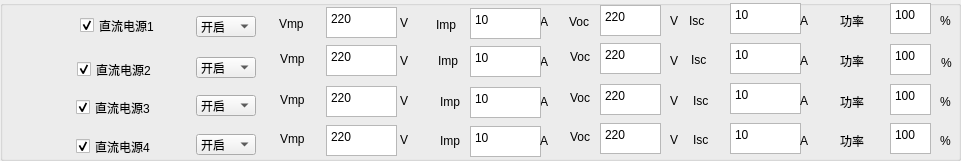
  <widget class="QGroupBox" name="groupBox_2">
   <property name="geometry">
    <rect>
     <x>0</x>
     <y>90</y>
     <width>961</width>
     <height>161</height>
    </rect>
   </property>
   <property name="title">
    <string/>
   </property>
   <widget class="QLabel" name="label_17">
    <property name="geometry">
     <rect>
      <x>280</x>
      <y>90</y>
      <width>31</width>
      <height>20</height>
     </rect>
    </property>
    <property name="text">
     <string>Vmp</string>
    </property>
   </widget>
   <widget class="QTextEdit" name="textEdit_S1_DC2_Isc">
    <property name="geometry">
     <rect>
      <x>730</x>
      <y>43</y>
      <width>71</width>
      <height>31</height>
     </rect>
    </property>
    <property name="html">
     <string>&lt;!DOCTYPE HTML PUBLIC &quot;-//W3C//DTD HTML 4.0//EN&quot; &quot;http://www.w3.org/TR/REC-html40/strict.dtd&quot;&gt;
&lt;html&gt;&lt;head&gt;&lt;meta name=&quot;qrichtext&quot; content=&quot;1&quot; /&gt;&lt;style type=&quot;text/css&quot;&gt;
p, li { white-space: pre-wrap; }
&lt;/style&gt;&lt;/head&gt;&lt;body style=&quot; font-family:'宋体'; font-size:10pt; font-weight:400; font-style:normal;&quot;&gt;
&lt;p style=&quot; margin-top:0px; margin-bottom:0px; margin-left:0px; margin-right:0px; -qt-block-indent:0; text-indent:0px;&quot;&gt;&lt;span style=&quot; font-family:'SimSun'; font-size:9pt;&quot;&gt;10&lt;/span&gt;&lt;/p&gt;&lt;/body&gt;&lt;/html&gt;</string>
    </property>
   </widget>
   <widget class="QTextEdit" name="textEdit_S1_DC2_PF">
    <property name="geometry">
     <rect>
      <x>890</x>
      <y>44</y>
      <width>41</width>
      <height>31</height>
     </rect>
    </property>
    <property name="html">
     <string>&lt;!DOCTYPE HTML PUBLIC &quot;-//W3C//DTD HTML 4.0//EN&quot; &quot;http://www.w3.org/TR/REC-html40/strict.dtd&quot;&gt;
&lt;html&gt;&lt;head&gt;&lt;meta name=&quot;qrichtext&quot; content=&quot;1&quot; /&gt;&lt;style type=&quot;text/css&quot;&gt;
p, li { white-space: pre-wrap; }
&lt;/style&gt;&lt;/head&gt;&lt;body style=&quot; font-family:'宋体'; font-size:10pt; font-weight:400; font-style:normal;&quot;&gt;
&lt;p style=&quot; margin-top:0px; margin-bottom:0px; margin-left:0px; margin-right:0px; -qt-block-indent:0; text-indent:0px;&quot;&gt;&lt;span style=&quot; font-family:'SimSun'; font-size:9pt;&quot;&gt;100&lt;/span&gt;&lt;/p&gt;&lt;/body&gt;&lt;/html&gt;</string>
    </property>
   </widget>
   <widget class="QTextEdit" name="textEdit_S1_DC3_Voc">
    <property name="geometry">
     <rect>
      <x>600</x>
      <y>84</y>
      <width>61</width>
      <height>31</height>
     </rect>
    </property>
    <property name="html">
     <string>&lt;!DOCTYPE HTML PUBLIC &quot;-//W3C//DTD HTML 4.0//EN&quot; &quot;http://www.w3.org/TR/REC-html40/strict.dtd&quot;&gt;
&lt;html&gt;&lt;head&gt;&lt;meta name=&quot;qrichtext&quot; content=&quot;1&quot; /&gt;&lt;style type=&quot;text/css&quot;&gt;
p, li { white-space: pre-wrap; }
&lt;/style&gt;&lt;/head&gt;&lt;body style=&quot; font-family:'宋体'; font-size:10pt; font-weight:400; font-style:normal;&quot;&gt;
&lt;p style=&quot; margin-top:0px; margin-bottom:0px; margin-left:0px; margin-right:0px; -qt-block-indent:0; text-indent:0px;&quot;&gt;&lt;span style=&quot; font-family:'SimSun'; font-size:9pt;&quot;&gt;220&lt;/span&gt;&lt;/p&gt;&lt;/body&gt;&lt;/html&gt;</string>
    </property>
   </widget>
   <widget class="QTextEdit" name="textEdit_S1_DC3_Isc">
    <property name="geometry">
     <rect>
      <x>730</x>
      <y>83</y>
      <width>71</width>
      <height>31</height>
     </rect>
    </property>
    <property name="html">
     <string>&lt;!DOCTYPE HTML PUBLIC &quot;-//W3C//DTD HTML 4.0//EN&quot; &quot;http://www.w3.org/TR/REC-html40/strict.dtd&quot;&gt;
&lt;html&gt;&lt;head&gt;&lt;meta name=&quot;qrichtext&quot; content=&quot;1&quot; /&gt;&lt;style type=&quot;text/css&quot;&gt;
p, li { white-space: pre-wrap; }
&lt;/style&gt;&lt;/head&gt;&lt;body style=&quot; font-family:'宋体'; font-size:10pt; font-weight:400; font-style:normal;&quot;&gt;
&lt;p style=&quot; margin-top:0px; margin-bottom:0px; margin-left:0px; margin-right:0px; -qt-block-indent:0; text-indent:0px;&quot;&gt;&lt;span style=&quot; font-family:'SimSun'; font-size:9pt;&quot;&gt;10&lt;/span&gt;&lt;/p&gt;&lt;/body&gt;&lt;/html&gt;</string>
    </property>
   </widget>
   <widget class="QLabel" name="label_110">
    <property name="geometry">
     <rect>
      <x>400</x>
      <y>13</y>
      <width>16</width>
      <height>20</height>
     </rect>
    </property>
    <property name="text">
     <string>V</string>
    </property>
   </widget>
   <widget class="QTextEdit" name="textEdit_S1_DC1_Isc">
    <property name="geometry">
     <rect>
      <x>730</x>
      <y>3</y>
      <width>71</width>
      <height>31</height>
     </rect>
    </property>
    <property name="html">
     <string>&lt;!DOCTYPE HTML PUBLIC &quot;-//W3C//DTD HTML 4.0//EN&quot; &quot;http://www.w3.org/TR/REC-html40/strict.dtd&quot;&gt;
&lt;html&gt;&lt;head&gt;&lt;meta name=&quot;qrichtext&quot; content=&quot;1&quot; /&gt;&lt;style type=&quot;text/css&quot;&gt;
p, li { white-space: pre-wrap; }
&lt;/style&gt;&lt;/head&gt;&lt;body style=&quot; font-family:'宋体'; font-size:10pt; font-weight:400; font-style:normal;&quot;&gt;
&lt;p style=&quot; margin-top:0px; margin-bottom:0px; margin-left:0px; margin-right:0px; -qt-block-indent:0; text-indent:0px;&quot;&gt;&lt;span style=&quot; font-family:'SimSun'; font-size:9pt;&quot;&gt;10&lt;/span&gt;&lt;/p&gt;&lt;/body&gt;&lt;/html&gt;</string>
    </property>
   </widget>
   <widget class="QLabel" name="label_125">
    <property name="geometry">
     <rect>
      <x>440</x>
      <y>133</y>
      <width>31</width>
      <height>16</height>
     </rect>
    </property>
    <property name="text">
     <string>Imp</string>
    </property>
   </widget>
   <widget class="QLabel" name="label_128">
    <property name="geometry">
     <rect>
      <x>800</x>
      <y>53</y>
      <width>16</width>
      <height>16</height>
     </rect>
    </property>
    <property name="text">
     <string>A</string>
    </property>
   </widget>
   <widget class="QLabel" name="label_112">
    <property name="geometry">
     <rect>
      <x>941</x>
      <y>55</y>
      <width>16</width>
      <height>16</height>
     </rect>
    </property>
    <property name="text">
     <string>%</string>
    </property>
   </widget>
   <widget class="QTextEdit" name="textEdit_S1_DC1_VOLT">
    <property name="geometry">
     <rect>
      <x>326</x>
      <y>7</y>
      <width>71</width>
      <height>31</height>
     </rect>
    </property>
    <property name="html">
     <string>&lt;!DOCTYPE HTML PUBLIC &quot;-//W3C//DTD HTML 4.0//EN&quot; &quot;http://www.w3.org/TR/REC-html40/strict.dtd&quot;&gt;
&lt;html&gt;&lt;head&gt;&lt;meta name=&quot;qrichtext&quot; content=&quot;1&quot; /&gt;&lt;style type=&quot;text/css&quot;&gt;
p, li { white-space: pre-wrap; }
&lt;/style&gt;&lt;/head&gt;&lt;body style=&quot; font-family:'宋体'; font-size:10pt; font-weight:400; font-style:normal;&quot;&gt;
&lt;p style=&quot; margin-top:0px; margin-bottom:0px; margin-left:0px; margin-right:0px; -qt-block-indent:0; text-indent:0px;&quot;&gt;&lt;span style=&quot; font-family:'SimSun'; font-size:9pt;&quot;&gt;220&lt;/span&gt;&lt;/p&gt;&lt;/body&gt;&lt;/html&gt;</string>
    </property>
   </widget>
   <widget class="QLabel" name="label_55">
    <property name="geometry">
     <rect>
      <x>940</x>
      <y>13</y>
      <width>16</width>
      <height>16</height>
     </rect>
    </property>
    <property name="text">
     <string>%</string>
    </property>
   </widget>
   <widget class="QLabel" name="label_116">
    <property name="geometry">
     <rect>
      <x>840</x>
      <y>94</y>
      <width>41</width>
      <height>16</height>
     </rect>
    </property>
    <property name="text">
     <string>功率</string>
    </property>
   </widget>
   <widget class="QComboBox" name="comboBox_S1_DC4">
    <property name="geometry">
     <rect>
      <x>196</x>
      <y>134</y>
      <width>60</width>
      <height>21</height>
     </rect>
    </property>
    <item>
     <property name="text">
      <string>开启</string>
     </property>
    </item>
    <item>
     <property name="text">
      <string>关闭</string>
     </property>
    </item>
   </widget>
   <widget class="QCheckBox" name="checkBox_S1_DC4">
    <property name="geometry">
     <rect>
      <x>76</x>
      <y>126</y>
      <width>111</width>
      <height>41</height>
     </rect>
    </property>
    <property name="text">
     <string>直流电源4</string>
    </property>
    <property name="checked">
     <bool>true</bool>
    </property>
   </widget>
   <widget class="QLabel" name="label_109">
    <property name="geometry">
     <rect>
      <x>670</x>
      <y>13</y>
      <width>16</width>
      <height>16</height>
     </rect>
    </property>
    <property name="text">
     <string>V</string>
    </property>
   </widget>
   <widget class="QLabel" name="label_57">
    <property name="geometry">
     <rect>
      <x>540</x>
      <y>94</y>
      <width>16</width>
      <height>16</height>
     </rect>
    </property>
    <property name="text">
     <string>A</string>
    </property>
   </widget>
   <widget class="QLabel" name="label_105">
    <property name="geometry">
     <rect>
      <x>693</x>
      <y>132</y>
      <width>31</width>
      <height>16</height>
     </rect>
    </property>
    <property name="text">
     <string>Isc</string>
    </property>
   </widget>
   <widget class="QTextEdit" name="textEdit_S1_DC3_VOLT">
    <property name="geometry">
     <rect>
      <x>326</x>
      <y>86</y>
      <width>71</width>
      <height>31</height>
     </rect>
    </property>
    <property name="html">
     <string>&lt;!DOCTYPE HTML PUBLIC &quot;-//W3C//DTD HTML 4.0//EN&quot; &quot;http://www.w3.org/TR/REC-html40/strict.dtd&quot;&gt;
&lt;html&gt;&lt;head&gt;&lt;meta name=&quot;qrichtext&quot; content=&quot;1&quot; /&gt;&lt;style type=&quot;text/css&quot;&gt;
p, li { white-space: pre-wrap; }
&lt;/style&gt;&lt;/head&gt;&lt;body style=&quot; font-family:'宋体'; font-size:10pt; font-weight:400; font-style:normal;&quot;&gt;
&lt;p style=&quot; margin-top:0px; margin-bottom:0px; margin-left:0px; margin-right:0px; -qt-block-indent:0; text-indent:0px;&quot;&gt;&lt;span style=&quot; font-family:'SimSun'; font-size:9pt;&quot;&gt;220&lt;/span&gt;&lt;/p&gt;&lt;/body&gt;&lt;/html&gt;</string>
    </property>
   </widget>
   <widget class="QLabel" name="label_120">
    <property name="geometry">
     <rect>
      <x>436</x>
      <y>14</y>
      <width>31</width>
      <height>21</height>
     </rect>
    </property>
    <property name="text">
     <string>Imp</string>
    </property>
   </widget>
   <widget class="QLabel" name="label_14">
    <property name="geometry">
     <rect>
      <x>280</x>
      <y>49</y>
      <width>31</width>
      <height>20</height>
     </rect>
    </property>
    <property name="text">
     <string>Vmp</string>
    </property>
   </widget>
   <widget class="QLabel" name="label_59">
    <property name="geometry">
     <rect>
      <x>691</x>
      <y>52</y>
      <width>31</width>
      <height>16</height>
     </rect>
    </property>
    <property name="text">
     <string>Isc</string>
    </property>
   </widget>
   <widget class="QLabel" name="label_13">
    <property name="geometry">
     <rect>
      <x>279</x>
      <y>13</y>
      <width>41</width>
      <height>21</height>
     </rect>
    </property>
    <property name="text">
     <string>Vmp</string>
    </property>
   </widget>
   <widget class="QLabel" name="label_53">
    <property name="geometry">
     <rect>
      <x>540</x>
      <y>54</y>
      <width>16</width>
      <height>16</height>
     </rect>
    </property>
    <property name="text">
     <string>A</string>
    </property>
   </widget>
   <widget class="QComboBox" name="comboBox_S1_DC1">
    <property name="geometry">
     <rect>
      <x>196</x>
      <y>16</y>
      <width>60</width>
      <height>21</height>
     </rect>
    </property>
    <item>
     <property name="text">
      <string>开启</string>
     </property>
    </item>
    <item>
     <property name="text">
      <string>关闭</string>
     </property>
    </item>
   </widget>
   <widget class="QCheckBox" name="checkBox_S1_DC3">
    <property name="geometry">
     <rect>
      <x>76</x>
      <y>87</y>
      <width>111</width>
      <height>41</height>
     </rect>
    </property>
    <property name="text">
     <string>直流电源3</string>
    </property>
    <property name="checked">
     <bool>true</bool>
    </property>
   </widget>
   <widget class="QTextEdit" name="textEdit_S1_DC4_VOLT">
    <property name="geometry">
     <rect>
      <x>326</x>
      <y>125</y>
      <width>71</width>
      <height>31</height>
     </rect>
    </property>
    <property name="html">
     <string>&lt;!DOCTYPE HTML PUBLIC &quot;-//W3C//DTD HTML 4.0//EN&quot; &quot;http://www.w3.org/TR/REC-html40/strict.dtd&quot;&gt;
&lt;html&gt;&lt;head&gt;&lt;meta name=&quot;qrichtext&quot; content=&quot;1&quot; /&gt;&lt;style type=&quot;text/css&quot;&gt;
p, li { white-space: pre-wrap; }
&lt;/style&gt;&lt;/head&gt;&lt;body style=&quot; font-family:'宋体'; font-size:10pt; font-weight:400; font-style:normal;&quot;&gt;
&lt;p style=&quot; margin-top:0px; margin-bottom:0px; margin-left:0px; margin-right:0px; -qt-block-indent:0; text-indent:0px;&quot;&gt;&lt;span style=&quot; font-family:'SimSun'; font-size:9pt;&quot;&gt;220&lt;/span&gt;&lt;/p&gt;&lt;/body&gt;&lt;/html&gt;</string>
    </property>
   </widget>
   <widget class="QLabel" name="label_58">
    <property name="geometry">
     <rect>
      <x>440</x>
      <y>94</y>
      <width>31</width>
      <height>16</height>
     </rect>
    </property>
    <property name="text">
     <string>Imp</string>
    </property>
   </widget>
   <widget class="QLabel" name="label_129">
    <property name="geometry">
     <rect>
      <x>840</x>
      <y>53</y>
      <width>41</width>
      <height>16</height>
     </rect>
    </property>
    <property name="text">
     <string>功率</string>
    </property>
   </widget>
   <widget class="QComboBox" name="comboBox_S1_DC2">
    <property name="geometry">
     <rect>
      <x>196</x>
      <y>57</y>
      <width>60</width>
      <height>21</height>
     </rect>
    </property>
    <item>
     <property name="text">
      <string>开启</string>
     </property>
    </item>
    <item>
     <property name="text">
      <string>关闭</string>
     </property>
    </item>
   </widget>
   <widget class="QTextEdit" name="textEdit_S1_DC2_VOLT">
    <property name="geometry">
     <rect>
      <x>326</x>
      <y>45</y>
      <width>71</width>
      <height>31</height>
     </rect>
    </property>
    <property name="html">
     <string>&lt;!DOCTYPE HTML PUBLIC &quot;-//W3C//DTD HTML 4.0//EN&quot; &quot;http://www.w3.org/TR/REC-html40/strict.dtd&quot;&gt;
&lt;html&gt;&lt;head&gt;&lt;meta name=&quot;qrichtext&quot; content=&quot;1&quot; /&gt;&lt;style type=&quot;text/css&quot;&gt;
p, li { white-space: pre-wrap; }
&lt;/style&gt;&lt;/head&gt;&lt;body style=&quot; font-family:'宋体'; font-size:10pt; font-weight:400; font-style:normal;&quot;&gt;
&lt;p style=&quot; margin-top:0px; margin-bottom:0px; margin-left:0px; margin-right:0px; -qt-block-indent:0; text-indent:0px;&quot;&gt;&lt;span style=&quot; font-family:'SimSun'; font-size:9pt;&quot;&gt;220&lt;/span&gt;&lt;/p&gt;&lt;/body&gt;&lt;/html&gt;</string>
    </property>
   </widget>
   <widget class="QTextEdit" name="textEdit_S1_DC3_PF">
    <property name="geometry">
     <rect>
      <x>890</x>
      <y>84</y>
      <width>41</width>
      <height>31</height>
     </rect>
    </property>
    <property name="html">
     <string>&lt;!DOCTYPE HTML PUBLIC &quot;-//W3C//DTD HTML 4.0//EN&quot; &quot;http://www.w3.org/TR/REC-html40/strict.dtd&quot;&gt;
&lt;html&gt;&lt;head&gt;&lt;meta name=&quot;qrichtext&quot; content=&quot;1&quot; /&gt;&lt;style type=&quot;text/css&quot;&gt;
p, li { white-space: pre-wrap; }
&lt;/style&gt;&lt;/head&gt;&lt;body style=&quot; font-family:'宋体'; font-size:10pt; font-weight:400; font-style:normal;&quot;&gt;
&lt;p style=&quot; margin-top:0px; margin-bottom:0px; margin-left:0px; margin-right:0px; -qt-block-indent:0; text-indent:0px;&quot;&gt;&lt;span style=&quot; font-family:'SimSun'; font-size:9pt;&quot;&gt;100&lt;/span&gt;&lt;/p&gt;&lt;/body&gt;&lt;/html&gt;</string>
    </property>
   </widget>
   <widget class="QLabel" name="label_117">
    <property name="geometry">
     <rect>
      <x>940</x>
      <y>133</y>
      <width>16</width>
      <height>16</height>
     </rect>
    </property>
    <property name="text">
     <string>%</string>
    </property>
   </widget>
   <widget class="QLabel" name="label_51">
    <property name="geometry">
     <rect>
      <x>670</x>
      <y>53</y>
      <width>16</width>
      <height>16</height>
     </rect>
    </property>
    <property name="text">
     <string>V</string>
    </property>
   </widget>
   <widget class="QTextEdit" name="textEdit_S1_DC4_CURR">
    <property name="geometry">
     <rect>
      <x>470</x>
      <y>126</y>
      <width>71</width>
      <height>31</height>
     </rect>
    </property>
    <property name="html">
     <string>&lt;!DOCTYPE HTML PUBLIC &quot;-//W3C//DTD HTML 4.0//EN&quot; &quot;http://www.w3.org/TR/REC-html40/strict.dtd&quot;&gt;
&lt;html&gt;&lt;head&gt;&lt;meta name=&quot;qrichtext&quot; content=&quot;1&quot; /&gt;&lt;style type=&quot;text/css&quot;&gt;
p, li { white-space: pre-wrap; }
&lt;/style&gt;&lt;/head&gt;&lt;body style=&quot; font-family:'宋体'; font-size:10pt; font-weight:400; font-style:normal;&quot;&gt;
&lt;p style=&quot; margin-top:0px; margin-bottom:0px; margin-left:0px; margin-right:0px; -qt-block-indent:0; text-indent:0px;&quot;&gt;&lt;span style=&quot; font-family:'SimSun'; font-size:9pt;&quot;&gt;10&lt;/span&gt;&lt;/p&gt;&lt;/body&gt;&lt;/html&gt;</string>
    </property>
   </widget>
   <widget class="QLabel" name="label_101">
    <property name="geometry">
     <rect>
      <x>693</x>
      <y>93</y>
      <width>31</width>
      <height>16</height>
     </rect>
    </property>
    <property name="text">
     <string>Isc</string>
    </property>
   </widget>
   <widget class="QLabel" name="label_127">
    <property name="geometry">
     <rect>
      <x>400</x>
      <y>93</y>
      <width>16</width>
      <height>16</height>
     </rect>
    </property>
    <property name="text">
     <string>V</string>
    </property>
   </widget>
   <widget class="QLabel" name="label_100">
    <property name="geometry">
     <rect>
      <x>840</x>
      <y>133</y>
      <width>41</width>
      <height>16</height>
     </rect>
    </property>
    <property name="text">
     <string>功率</string>
    </property>
   </widget>
   <widget class="QLabel" name="label_106">
    <property name="geometry">
     <rect>
      <x>689</x>
      <y>13</y>
      <width>31</width>
      <height>16</height>
     </rect>
    </property>
    <property name="text">
     <string>Isc</string>
    </property>
   </widget>
   <widget class="QLabel" name="label_118">
    <property name="geometry">
     <rect>
      <x>540</x>
      <y>14</y>
      <width>16</width>
      <height>16</height>
     </rect>
    </property>
    <property name="text">
     <string>A</string>
    </property>
   </widget>
   <widget class="QLabel" name="label_119">
    <property name="geometry">
     <rect>
      <x>670</x>
      <y>93</y>
      <width>16</width>
      <height>16</height>
     </rect>
    </property>
    <property name="text">
     <string>V</string>
    </property>
   </widget>
   <widget class="QCheckBox" name="checkBox_S1_DC1">
    <property name="geometry">
     <rect>
      <x>80</x>
      <y>10</y>
      <width>111</width>
      <height>31</height>
     </rect>
    </property>
    <property name="text">
     <string>直流电源1</string>
    </property>
    <property name="checked">
     <bool>true</bool>
    </property>
   </widget>
   <widget class="QLabel" name="label_54">
    <property name="geometry">
     <rect>
      <x>280</x>
      <y>129</y>
      <width>31</width>
      <height>20</height>
     </rect>
    </property>
    <property name="text">
     <string>Vmp</string>
    </property>
   </widget>
   <widget class="QComboBox" name="comboBox_S1_DC3">
    <property name="geometry">
     <rect>
      <x>196</x>
      <y>95</y>
      <width>60</width>
      <height>21</height>
     </rect>
    </property>
    <item>
     <property name="text">
      <string>开启</string>
     </property>
    </item>
    <item>
     <property name="text">
      <string>关闭</string>
     </property>
    </item>
   </widget>
   <widget class="QTextEdit" name="textEdit_S1_DC1_Voc">
    <property name="geometry">
     <rect>
      <x>600</x>
      <y>5</y>
      <width>61</width>
      <height>31</height>
     </rect>
    </property>
    <property name="html">
     <string>&lt;!DOCTYPE HTML PUBLIC &quot;-//W3C//DTD HTML 4.0//EN&quot; &quot;http://www.w3.org/TR/REC-html40/strict.dtd&quot;&gt;
&lt;html&gt;&lt;head&gt;&lt;meta name=&quot;qrichtext&quot; content=&quot;1&quot; /&gt;&lt;style type=&quot;text/css&quot;&gt;
p, li { white-space: pre-wrap; }
&lt;/style&gt;&lt;/head&gt;&lt;body style=&quot; font-family:'宋体'; font-size:10pt; font-weight:400; font-style:normal;&quot;&gt;
&lt;p style=&quot; margin-top:0px; margin-bottom:0px; margin-left:0px; margin-right:0px; -qt-block-indent:0; text-indent:0px;&quot;&gt;&lt;span style=&quot; font-family:'SimSun'; font-size:9pt;&quot;&gt;220&lt;/span&gt;&lt;/p&gt;&lt;/body&gt;&lt;/html&gt;</string>
    </property>
   </widget>
   <widget class="QLabel" name="label_103">
    <property name="geometry">
     <rect>
      <x>540</x>
      <y>133</y>
      <width>16</width>
      <height>16</height>
     </rect>
    </property>
    <property name="text">
     <string>A</string>
    </property>
   </widget>
   <widget class="QLabel" name="label_52">
    <property name="geometry">
     <rect>
      <x>438</x>
      <y>53</y>
      <width>31</width>
      <height>16</height>
     </rect>
    </property>
    <property name="text">
     <string>Imp</string>
    </property>
   </widget>
   <widget class="QTextEdit" name="textEdit_S1_DC4_Isc">
    <property name="geometry">
     <rect>
      <x>730</x>
      <y>123</y>
      <width>71</width>
      <height>31</height>
     </rect>
    </property>
    <property name="html">
     <string>&lt;!DOCTYPE HTML PUBLIC &quot;-//W3C//DTD HTML 4.0//EN&quot; &quot;http://www.w3.org/TR/REC-html40/strict.dtd&quot;&gt;
&lt;html&gt;&lt;head&gt;&lt;meta name=&quot;qrichtext&quot; content=&quot;1&quot; /&gt;&lt;style type=&quot;text/css&quot;&gt;
p, li { white-space: pre-wrap; }
&lt;/style&gt;&lt;/head&gt;&lt;body style=&quot; font-family:'宋体'; font-size:10pt; font-weight:400; font-style:normal;&quot;&gt;
&lt;p style=&quot; margin-top:0px; margin-bottom:0px; margin-left:0px; margin-right:0px; -qt-block-indent:0; text-indent:0px;&quot;&gt;&lt;span style=&quot; font-family:'SimSun'; font-size:9pt;&quot;&gt;10&lt;/span&gt;&lt;/p&gt;&lt;/body&gt;&lt;/html&gt;</string>
    </property>
   </widget>
   <widget class="QLabel" name="label_104">
    <property name="geometry">
     <rect>
      <x>840</x>
      <y>13</y>
      <width>41</width>
      <height>16</height>
     </rect>
    </property>
    <property name="text">
     <string>功率</string>
    </property>
   </widget>
   <widget class="QTextEdit" name="textEdit_S1_DC3_CURR">
    <property name="geometry">
     <rect>
      <x>470</x>
      <y>87</y>
      <width>71</width>
      <height>31</height>
     </rect>
    </property>
    <property name="html">
     <string>&lt;!DOCTYPE HTML PUBLIC &quot;-//W3C//DTD HTML 4.0//EN&quot; &quot;http://www.w3.org/TR/REC-html40/strict.dtd&quot;&gt;
&lt;html&gt;&lt;head&gt;&lt;meta name=&quot;qrichtext&quot; content=&quot;1&quot; /&gt;&lt;style type=&quot;text/css&quot;&gt;
p, li { white-space: pre-wrap; }
&lt;/style&gt;&lt;/head&gt;&lt;body style=&quot; font-family:'宋体'; font-size:10pt; font-weight:400; font-style:normal;&quot;&gt;
&lt;p style=&quot; margin-top:0px; margin-bottom:0px; margin-left:0px; margin-right:0px; -qt-block-indent:0; text-indent:0px;&quot;&gt;&lt;span style=&quot; font-family:'SimSun'; font-size:9pt;&quot;&gt;10&lt;/span&gt;&lt;/p&gt;&lt;/body&gt;&lt;/html&gt;</string>
    </property>
   </widget>
   <widget class="QLabel" name="label_114">
    <property name="geometry">
     <rect>
      <x>800</x>
      <y>133</y>
      <width>16</width>
      <height>16</height>
     </rect>
    </property>
    <property name="text">
     <string>A</string>
    </property>
   </widget>
   <widget class="QLabel" name="label_126">
    <property name="geometry">
     <rect>
      <x>400</x>
      <y>132</y>
      <width>16</width>
      <height>16</height>
     </rect>
    </property>
    <property name="text">
     <string>V</string>
    </property>
   </widget>
   <widget class="QLabel" name="label_111">
    <property name="geometry">
     <rect>
      <x>670</x>
      <y>132</y>
      <width>16</width>
      <height>16</height>
     </rect>
    </property>
    <property name="text">
     <string>V</string>
    </property>
   </widget>
   <widget class="QLabel" name="label_108">
    <property name="geometry">
     <rect>
      <x>569</x>
      <y>12</y>
      <width>31</width>
      <height>20</height>
     </rect>
    </property>
    <property name="text">
     <string>Voc</string>
    </property>
   </widget>
   <widget class="QLabel" name="label_122">
    <property name="geometry">
     <rect>
      <x>570</x>
      <y>47</y>
      <width>31</width>
      <height>20</height>
     </rect>
    </property>
    <property name="text">
     <string>Voc</string>
    </property>
   </widget>
   <widget class="QLabel" name="label_56">
    <property name="geometry">
     <rect>
      <x>800</x>
      <y>13</y>
      <width>16</width>
      <height>16</height>
     </rect>
    </property>
    <property name="text">
     <string>A</string>
    </property>
   </widget>
   <widget class="QTextEdit" name="textEdit_S1_DC4_PF">
    <property name="geometry">
     <rect>
      <x>890</x>
      <y>123</y>
      <width>41</width>
      <height>31</height>
     </rect>
    </property>
    <property name="html">
     <string>&lt;!DOCTYPE HTML PUBLIC &quot;-//W3C//DTD HTML 4.0//EN&quot; &quot;http://www.w3.org/TR/REC-html40/strict.dtd&quot;&gt;
&lt;html&gt;&lt;head&gt;&lt;meta name=&quot;qrichtext&quot; content=&quot;1&quot; /&gt;&lt;style type=&quot;text/css&quot;&gt;
p, li { white-space: pre-wrap; }
&lt;/style&gt;&lt;/head&gt;&lt;body style=&quot; font-family:'宋体'; font-size:10pt; font-weight:400; font-style:normal;&quot;&gt;
&lt;p style=&quot; margin-top:0px; margin-bottom:0px; margin-left:0px; margin-right:0px; -qt-block-indent:0; text-indent:0px;&quot;&gt;&lt;span style=&quot; font-family:'SimSun'; font-size:9pt;&quot;&gt;100&lt;/span&gt;&lt;/p&gt;&lt;/body&gt;&lt;/html&gt;</string>
    </property>
   </widget>
   <widget class="QTextEdit" name="textEdit_S1_DC2_Voc">
    <property name="geometry">
     <rect>
      <x>600</x>
      <y>43</y>
      <width>61</width>
      <height>31</height>
     </rect>
    </property>
    <property name="html">
     <string>&lt;!DOCTYPE HTML PUBLIC &quot;-//W3C//DTD HTML 4.0//EN&quot; &quot;http://www.w3.org/TR/REC-html40/strict.dtd&quot;&gt;
&lt;html&gt;&lt;head&gt;&lt;meta name=&quot;qrichtext&quot; content=&quot;1&quot; /&gt;&lt;style type=&quot;text/css&quot;&gt;
p, li { white-space: pre-wrap; }
&lt;/style&gt;&lt;/head&gt;&lt;body style=&quot; font-family:'宋体'; font-size:10pt; font-weight:400; font-style:normal;&quot;&gt;
&lt;p style=&quot; margin-top:0px; margin-bottom:0px; margin-left:0px; margin-right:0px; -qt-block-indent:0; text-indent:0px;&quot;&gt;&lt;span style=&quot; font-family:'SimSun'; font-size:9pt;&quot;&gt;220&lt;/span&gt;&lt;/p&gt;&lt;/body&gt;&lt;/html&gt;</string>
    </property>
   </widget>
   <widget class="QTextEdit" name="textEdit_S1_DC1_PF">
    <property name="geometry">
     <rect>
      <x>890</x>
      <y>3</y>
      <width>41</width>
      <height>31</height>
     </rect>
    </property>
    <property name="html">
     <string>&lt;!DOCTYPE HTML PUBLIC &quot;-//W3C//DTD HTML 4.0//EN&quot; &quot;http://www.w3.org/TR/REC-html40/strict.dtd&quot;&gt;
&lt;html&gt;&lt;head&gt;&lt;meta name=&quot;qrichtext&quot; content=&quot;1&quot; /&gt;&lt;style type=&quot;text/css&quot;&gt;
p, li { white-space: pre-wrap; }
&lt;/style&gt;&lt;/head&gt;&lt;body style=&quot; font-family:'宋体'; font-size:10pt; font-weight:400; font-style:normal;&quot;&gt;
&lt;p style=&quot; margin-top:0px; margin-bottom:0px; margin-left:0px; margin-right:0px; -qt-block-indent:0; text-indent:0px;&quot;&gt;&lt;span style=&quot; font-family:'SimSun'; font-size:9pt;&quot;&gt;100&lt;/span&gt;&lt;/p&gt;&lt;/body&gt;&lt;/html&gt;</string>
    </property>
   </widget>
   <widget class="QLabel" name="label_15">
    <property name="geometry">
     <rect>
      <x>400</x>
      <y>53</y>
      <width>16</width>
      <height>16</height>
     </rect>
    </property>
    <property name="text">
     <string>V</string>
    </property>
   </widget>
   <widget class="QTextEdit" name="textEdit_S1_DC1_CURR">
    <property name="geometry">
     <rect>
      <x>470</x>
      <y>8</y>
      <width>71</width>
      <height>31</height>
     </rect>
    </property>
    <property name="html">
     <string>&lt;!DOCTYPE HTML PUBLIC &quot;-//W3C//DTD HTML 4.0//EN&quot; &quot;http://www.w3.org/TR/REC-html40/strict.dtd&quot;&gt;
&lt;html&gt;&lt;head&gt;&lt;meta name=&quot;qrichtext&quot; content=&quot;1&quot; /&gt;&lt;style type=&quot;text/css&quot;&gt;
p, li { white-space: pre-wrap; }
&lt;/style&gt;&lt;/head&gt;&lt;body style=&quot; font-family:'宋体'; font-size:10pt; font-weight:400; font-style:normal;&quot;&gt;
&lt;p style=&quot; margin-top:0px; margin-bottom:0px; margin-left:0px; margin-right:0px; -qt-block-indent:0; text-indent:0px;&quot;&gt;&lt;span style=&quot; font-family:'SimSun'; font-size:9pt;&quot;&gt;10&lt;/span&gt;&lt;/p&gt;&lt;/body&gt;&lt;/html&gt;</string>
    </property>
   </widget>
   <widget class="QCheckBox" name="checkBox_S1_DC2">
    <property name="geometry">
     <rect>
      <x>77</x>
      <y>49</y>
      <width>111</width>
      <height>41</height>
     </rect>
    </property>
    <property name="text">
     <string>直流电源2</string>
    </property>
    <property name="checked">
     <bool>true</bool>
    </property>
   </widget>
   <widget class="QLabel" name="label_130">
    <property name="geometry">
     <rect>
      <x>570</x>
      <y>88</y>
      <width>31</width>
      <height>20</height>
     </rect>
    </property>
    <property name="text">
     <string>Voc</string>
    </property>
   </widget>
   <widget class="QLabel" name="label_124">
    <property name="geometry">
     <rect>
      <x>800</x>
      <y>93</y>
      <width>16</width>
      <height>16</height>
     </rect>
    </property>
    <property name="text">
     <string>A</string>
    </property>
   </widget>
   <widget class="QLabel" name="label_121">
    <property name="geometry">
     <rect>
      <x>570</x>
      <y>127</y>
      <width>31</width>
      <height>20</height>
     </rect>
    </property>
    <property name="text">
     <string>Voc</string>
    </property>
   </widget>
   <widget class="QLabel" name="label_115">
    <property name="geometry">
     <rect>
      <x>940</x>
      <y>94</y>
      <width>16</width>
      <height>16</height>
     </rect>
    </property>
    <property name="text">
     <string>%</string>
    </property>
   </widget>
   <widget class="QTextEdit" name="textEdit_S1_DC2_CURR">
    <property name="geometry">
     <rect>
      <x>470</x>
      <y>46</y>
      <width>71</width>
      <height>31</height>
     </rect>
    </property>
    <property name="html">
     <string>&lt;!DOCTYPE HTML PUBLIC &quot;-//W3C//DTD HTML 4.0//EN&quot; &quot;http://www.w3.org/TR/REC-html40/strict.dtd&quot;&gt;
&lt;html&gt;&lt;head&gt;&lt;meta name=&quot;qrichtext&quot; content=&quot;1&quot; /&gt;&lt;style type=&quot;text/css&quot;&gt;
p, li { white-space: pre-wrap; }
&lt;/style&gt;&lt;/head&gt;&lt;body style=&quot; font-family:'宋体'; font-size:10pt; font-weight:400; font-style:normal;&quot;&gt;
&lt;p style=&quot; margin-top:0px; margin-bottom:0px; margin-left:0px; margin-right:0px; -qt-block-indent:0; text-indent:0px;&quot;&gt;&lt;span style=&quot; font-family:'SimSun'; font-size:9pt;&quot;&gt;10&lt;/span&gt;&lt;/p&gt;&lt;/body&gt;&lt;/html&gt;</string>
    </property>
   </widget>
   <widget class="QTextEdit" name="textEdit_S1_DC4_Voc">
    <property name="geometry">
     <rect>
      <x>600</x>
      <y>123</y>
      <width>61</width>
      <height>31</height>
     </rect>
    </property>
    <property name="html">
     <string>&lt;!DOCTYPE HTML PUBLIC &quot;-//W3C//DTD HTML 4.0//EN&quot; &quot;http://www.w3.org/TR/REC-html40/strict.dtd&quot;&gt;
&lt;html&gt;&lt;head&gt;&lt;meta name=&quot;qrichtext&quot; content=&quot;1&quot; /&gt;&lt;style type=&quot;text/css&quot;&gt;
p, li { white-space: pre-wrap; }
&lt;/style&gt;&lt;/head&gt;&lt;body style=&quot; font-family:'宋体'; font-size:10pt; font-weight:400; font-style:normal;&quot;&gt;
&lt;p style=&quot; margin-top:0px; margin-bottom:0px; margin-left:0px; margin-right:0px; -qt-block-indent:0; text-indent:0px;&quot;&gt;&lt;span style=&quot; font-family:'SimSun'; font-size:9pt;&quot;&gt;220&lt;/span&gt;&lt;/p&gt;&lt;/body&gt;&lt;/html&gt;</string>
    </property>
   </widget>
  </widget>
